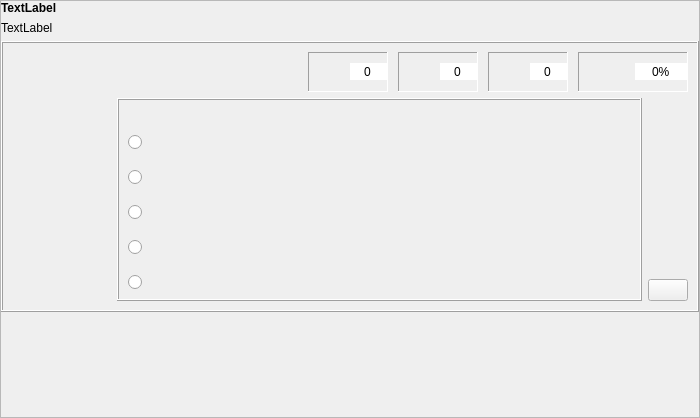
<?xml version="1.0" encoding="UTF-8"?>
<ui version="4.0">
 <class>vortoludo</class>
 <widget class="QFrame" name="vortoludo">
  <property name="geometry">
   <rect>
    <x>0</x>
    <y>0</y>
    <width>700</width>
    <height>418</height>
   </rect>
  </property>
  <property name="windowTitle">
   <string>Frame</string>
  </property>
  <property name="frameShape">
   <enum>QFrame::StyledPanel</enum>
  </property>
  <property name="frameShadow">
   <enum>QFrame::Raised</enum>
  </property>
  <property name="tipo" stdset="0">
   <string>senborda</string>
  </property>
  <layout class="QVBoxLayout" name="verticalLayout_5">
   <property name="margin">
    <number>0</number>
   </property>
   <item>
    <widget class="titolo" name="Ekz_Vort1">
     <property name="sizePolicy">
      <sizepolicy hsizetype="Preferred" vsizetype="Maximum">
       <horstretch>0</horstretch>
       <verstretch>0</verstretch>
      </sizepolicy>
     </property>
     <property name="maximumSize">
      <size>
       <width>16777215</width>
       <height>30</height>
      </size>
     </property>
     <property name="font">
      <font>
       <weight>75</weight>
       <bold>true</bold>
      </font>
     </property>
     <property name="text">
      <string notr="true">TextLabel</string>
     </property>
     <property name="wordWrap">
      <bool>true</bool>
     </property>
    </widget>
   </item>
   <item>
    <widget class="QLabel" name="Ekz_Vort2">
     <property name="sizePolicy">
      <sizepolicy hsizetype="Preferred" vsizetype="Preferred">
       <horstretch>0</horstretch>
       <verstretch>0</verstretch>
      </sizepolicy>
     </property>
     <property name="text">
      <string notr="true">TextLabel</string>
     </property>
     <property name="wordWrap">
      <bool>true</bool>
     </property>
    </widget>
   </item>
   <item>
    <widget class="QFrame" name="frame">
     <property name="frameShape">
      <enum>QFrame::Box</enum>
     </property>
     <property name="frameShadow">
      <enum>QFrame::Raised</enum>
     </property>
     <property name="tipo" stdset="0">
      <string>markebla</string>
     </property>
     <layout class="QVBoxLayout" name="verticalLayout_3">
      <item>
       <layout class="QHBoxLayout" name="horizontalLayout_8">
        <property name="spacing">
         <number>10</number>
        </property>
        <item>
         <widget class="QFrame" name="frame_10">
          <property name="minimumSize">
           <size>
            <width>80</width>
            <height>40</height>
           </size>
          </property>
          <property name="maximumSize">
           <size>
            <width>16777215</width>
            <height>16777215</height>
           </size>
          </property>
          <property name="autoFillBackground">
           <bool>false</bool>
          </property>
          <property name="frameShape">
           <enum>QFrame::NoFrame</enum>
          </property>
          <property name="frameShadow">
           <enum>QFrame::Sunken</enum>
          </property>
          <layout class="QHBoxLayout" name="horizontalLayout_2">
           <property name="spacing">
            <number>1</number>
           </property>
           <property name="margin">
            <number>0</number>
           </property>
           <item>
            <widget class="QPushButton" name="BitBtn18">
             <property name="text">
              <string notr="true"/>
             </property>
             <property name="iconSize">
              <size>
               <width>32</width>
               <height>32</height>
              </size>
             </property>
             <property name="flat">
              <bool>true</bool>
             </property>
             <property name="tipo" stdset="0">
              <string>komenci</string>
             </property>
            </widget>
           </item>
           <item>
            <widget class="QPushButton" name="BitBtn20">
             <property name="enabled">
              <bool>false</bool>
             </property>
             <property name="text">
              <string notr="true"/>
             </property>
             <property name="iconSize">
              <size>
               <width>32</width>
               <height>32</height>
              </size>
             </property>
             <property name="flat">
              <bool>true</bool>
             </property>
             <property name="tipo" stdset="0">
              <string>halti</string>
             </property>
            </widget>
           </item>
          </layout>
         </widget>
        </item>
        <item>
         <spacer name="horizontalSpacer_10">
          <property name="orientation">
           <enum>Qt::Horizontal</enum>
          </property>
          <property name="sizeHint" stdset="0">
           <size>
            <width>13</width>
            <height>20</height>
           </size>
          </property>
         </spacer>
        </item>
        <item>
         <widget class="QFrame" name="frame_11">
          <property name="minimumSize">
           <size>
            <width>80</width>
            <height>40</height>
           </size>
          </property>
          <property name="maximumSize">
           <size>
            <width>16777215</width>
            <height>16777215</height>
           </size>
          </property>
          <property name="autoFillBackground">
           <bool>false</bool>
          </property>
          <property name="frameShape">
           <enum>QFrame::Panel</enum>
          </property>
          <property name="frameShadow">
           <enum>QFrame::Sunken</enum>
          </property>
          <property name="tipo" stdset="0">
           <string>shilda</string>
          </property>
          <layout class="QHBoxLayout" name="horizontalLayout_3">
           <property name="spacing">
            <number>1</number>
           </property>
           <property name="leftMargin">
            <number>2</number>
           </property>
           <property name="topMargin">
            <number>0</number>
           </property>
           <property name="rightMargin">
            <number>0</number>
           </property>
           <property name="bottomMargin">
            <number>0</number>
           </property>
           <item>
            <widget class="QLabel" name="label_53">
             <property name="text">
              <string notr="true"/>
             </property>
             <property name="pixmap">
              <pixmap resource="ikonoj.qrc">:/ikonoj/kubeto.png</pixmap>
             </property>
             <property name="alignment">
              <set>Qt::AlignCenter</set>
             </property>
            </widget>
           </item>
           <item>
            <widget class="QSpinBox" name="Placar1">
             <property name="font">
              <font>
               <weight>50</weight>
               <bold>false</bold>
              </font>
             </property>
             <property name="frame">
              <bool>false</bool>
             </property>
             <property name="alignment">
              <set>Qt::AlignCenter</set>
             </property>
             <property name="readOnly">
              <bool>true</bool>
             </property>
             <property name="buttonSymbols">
              <enum>QAbstractSpinBox::NoButtons</enum>
             </property>
             <property name="tipo" stdset="0">
              <string>shilda</string>
             </property>
            </widget>
           </item>
          </layout>
         </widget>
        </item>
        <item>
         <widget class="QFrame" name="frame_12">
          <property name="minimumSize">
           <size>
            <width>80</width>
            <height>40</height>
           </size>
          </property>
          <property name="maximumSize">
           <size>
            <width>16777215</width>
            <height>16777215</height>
           </size>
          </property>
          <property name="autoFillBackground">
           <bool>false</bool>
          </property>
          <property name="frameShape">
           <enum>QFrame::Panel</enum>
          </property>
          <property name="frameShadow">
           <enum>QFrame::Sunken</enum>
          </property>
          <property name="tipo" stdset="0">
           <string>shilda</string>
          </property>
          <layout class="QHBoxLayout" name="horizontalLayout_4">
           <property name="spacing">
            <number>1</number>
           </property>
           <property name="leftMargin">
            <number>2</number>
           </property>
           <property name="topMargin">
            <number>0</number>
           </property>
           <property name="rightMargin">
            <number>0</number>
           </property>
           <property name="bottomMargin">
            <number>0</number>
           </property>
           <item>
            <widget class="QLabel" name="label_54">
             <property name="text">
              <string notr="true"/>
             </property>
             <property name="pixmap">
              <pixmap resource="ikonoj.qrc">:/ikonoj/ekzercoj/bone.png</pixmap>
             </property>
             <property name="scaledContents">
              <bool>false</bool>
             </property>
             <property name="alignment">
              <set>Qt::AlignCenter</set>
             </property>
            </widget>
           </item>
           <item>
            <widget class="QSpinBox" name="Placar2">
             <property name="font">
              <font>
               <weight>50</weight>
               <bold>false</bold>
              </font>
             </property>
             <property name="frame">
              <bool>false</bool>
             </property>
             <property name="alignment">
              <set>Qt::AlignCenter</set>
             </property>
             <property name="readOnly">
              <bool>true</bool>
             </property>
             <property name="buttonSymbols">
              <enum>QAbstractSpinBox::NoButtons</enum>
             </property>
             <property name="tipo" stdset="0">
              <string>shilda</string>
             </property>
            </widget>
           </item>
          </layout>
         </widget>
        </item>
        <item>
         <widget class="QFrame" name="frame_36">
          <property name="minimumSize">
           <size>
            <width>80</width>
            <height>40</height>
           </size>
          </property>
          <property name="maximumSize">
           <size>
            <width>16777215</width>
            <height>16777215</height>
           </size>
          </property>
          <property name="autoFillBackground">
           <bool>false</bool>
          </property>
          <property name="frameShape">
           <enum>QFrame::Panel</enum>
          </property>
          <property name="frameShadow">
           <enum>QFrame::Sunken</enum>
          </property>
          <property name="tipo" stdset="0">
           <string>shilda</string>
          </property>
          <layout class="QHBoxLayout" name="horizontalLayout_5">
           <property name="spacing">
            <number>1</number>
           </property>
           <property name="leftMargin">
            <number>2</number>
           </property>
           <property name="topMargin">
            <number>0</number>
           </property>
           <property name="rightMargin">
            <number>0</number>
           </property>
           <property name="bottomMargin">
            <number>0</number>
           </property>
           <item>
            <widget class="QLabel" name="label_55">
             <property name="minimumSize">
              <size>
               <width>0</width>
               <height>0</height>
              </size>
             </property>
             <property name="text">
              <string notr="true"/>
             </property>
             <property name="pixmap">
              <pixmap resource="ikonoj.qrc">:/ikonoj/ekzercoj/malbone.png</pixmap>
             </property>
             <property name="scaledContents">
              <bool>false</bool>
             </property>
             <property name="alignment">
              <set>Qt::AlignCenter</set>
             </property>
            </widget>
           </item>
           <item>
            <widget class="QSpinBox" name="Placar3">
             <property name="minimumSize">
              <size>
               <width>0</width>
               <height>0</height>
              </size>
             </property>
             <property name="font">
              <font>
               <weight>50</weight>
               <bold>false</bold>
              </font>
             </property>
             <property name="frame">
              <bool>false</bool>
             </property>
             <property name="alignment">
              <set>Qt::AlignCenter</set>
             </property>
             <property name="readOnly">
              <bool>true</bool>
             </property>
             <property name="buttonSymbols">
              <enum>QAbstractSpinBox::NoButtons</enum>
             </property>
             <property name="value">
              <number>0</number>
             </property>
             <property name="tipo" stdset="0">
              <string>shilda</string>
             </property>
            </widget>
           </item>
          </layout>
         </widget>
        </item>
        <item>
         <widget class="QFrame" name="frame_37">
          <property name="minimumSize">
           <size>
            <width>110</width>
            <height>40</height>
           </size>
          </property>
          <property name="maximumSize">
           <size>
            <width>16777215</width>
            <height>16777215</height>
           </size>
          </property>
          <property name="autoFillBackground">
           <bool>false</bool>
          </property>
          <property name="frameShape">
           <enum>QFrame::Panel</enum>
          </property>
          <property name="frameShadow">
           <enum>QFrame::Sunken</enum>
          </property>
          <property name="tipo" stdset="0">
           <string>shilda</string>
          </property>
          <layout class="QHBoxLayout" name="horizontalLayout_6">
           <property name="spacing">
            <number>1</number>
           </property>
           <property name="leftMargin">
            <number>2</number>
           </property>
           <property name="topMargin">
            <number>0</number>
           </property>
           <property name="rightMargin">
            <number>0</number>
           </property>
           <property name="bottomMargin">
            <number>0</number>
           </property>
           <item>
            <widget class="QLabel" name="label_56">
             <property name="text">
              <string notr="true"/>
             </property>
             <property name="pixmap">
              <pixmap resource="ikonoj.qrc">:/ikonoj/kalkulilo.png</pixmap>
             </property>
             <property name="scaledContents">
              <bool>false</bool>
             </property>
             <property name="alignment">
              <set>Qt::AlignCenter</set>
             </property>
            </widget>
           </item>
           <item>
            <widget class="QSpinBox" name="Placar4">
             <property name="font">
              <font>
               <weight>50</weight>
               <bold>false</bold>
              </font>
             </property>
             <property name="frame">
              <bool>false</bool>
             </property>
             <property name="alignment">
              <set>Qt::AlignCenter</set>
             </property>
             <property name="readOnly">
              <bool>true</bool>
             </property>
             <property name="buttonSymbols">
              <enum>QAbstractSpinBox::NoButtons</enum>
             </property>
             <property name="suffix">
              <string>%</string>
             </property>
             <property name="maximum">
              <number>100</number>
             </property>
             <property name="value">
              <number>0</number>
             </property>
             <property name="tipo" stdset="0">
              <string>shilda</string>
             </property>
            </widget>
           </item>
          </layout>
         </widget>
        </item>
       </layout>
      </item>
      <item>
       <layout class="QHBoxLayout" name="horizontalLayout_7" stretch="1,5,0">
        <item>
         <spacer name="horizontalSpacer">
          <property name="orientation">
           <enum>Qt::Horizontal</enum>
          </property>
          <property name="sizeType">
           <enum>QSizePolicy::Expanding</enum>
          </property>
          <property name="sizeHint" stdset="0">
           <size>
            <width>100</width>
            <height>20</height>
           </size>
          </property>
         </spacer>
        </item>
        <item>
         <widget class="QFrame" name="Grupo">
          <property name="sizePolicy">
           <sizepolicy hsizetype="Preferred" vsizetype="Expanding">
            <horstretch>0</horstretch>
            <verstretch>0</verstretch>
           </sizepolicy>
          </property>
          <property name="minimumSize">
           <size>
            <width>0</width>
            <height>0</height>
           </size>
          </property>
          <property name="frameShape">
           <enum>QFrame::Box</enum>
          </property>
          <property name="frameShadow">
           <enum>QFrame::Raised</enum>
          </property>
          <property name="tipo" stdset="0">
           <string>ekzerca</string>
          </property>
          <layout class="QVBoxLayout" name="verticalLayout_4">
           <property name="spacing">
            <number>12</number>
           </property>
           <item>
            <widget class="titolo" name="Vorto">
             <property name="text">
              <string notr="true"/>
             </property>
             <property name="tipo" stdset="0">
              <string>esperanta</string>
             </property>
             <property name="lingvo" stdset="0">
              <string>eo</string>
             </property>
            </widget>
           </item>
           <item>
            <layout class="QVBoxLayout" name="verticalLayout">
             <property name="spacing">
              <number>20</number>
             </property>
             <item>
              <widget class="QRadioButton" name="frazo0">
               <property name="font">
                <font>
                 <pointsize>12</pointsize>
                </font>
               </property>
               <property name="text">
                <string notr="true"/>
               </property>
               <property name="lingvo" stdset="0">
                <string>traduko</string>
               </property>
              </widget>
             </item>
             <item>
              <widget class="QRadioButton" name="frazo1">
               <property name="font">
                <font>
                 <pointsize>12</pointsize>
                </font>
               </property>
               <property name="text">
                <string notr="true"/>
               </property>
               <property name="lingvo" stdset="0">
                <string>traduko</string>
               </property>
              </widget>
             </item>
             <item>
              <widget class="QRadioButton" name="frazo2">
               <property name="font">
                <font>
                 <pointsize>12</pointsize>
                </font>
               </property>
               <property name="text">
                <string notr="true"/>
               </property>
               <property name="lingvo" stdset="0">
                <string>traduko</string>
               </property>
              </widget>
             </item>
             <item>
              <widget class="QRadioButton" name="frazo3">
               <property name="font">
                <font>
                 <pointsize>12</pointsize>
                </font>
               </property>
               <property name="text">
                <string notr="true"/>
               </property>
               <property name="lingvo" stdset="0">
                <string>traduko</string>
               </property>
              </widget>
             </item>
             <item>
              <widget class="QRadioButton" name="frazo4">
               <property name="font">
                <font>
                 <pointsize>12</pointsize>
                </font>
               </property>
               <property name="text">
                <string notr="true"/>
               </property>
               <property name="lingvo" stdset="0">
                <string>traduko</string>
               </property>
              </widget>
             </item>
            </layout>
           </item>
          </layout>
         </widget>
        </item>
        <item>
         <layout class="QVBoxLayout" name="verticalLayout_2">
          <item>
           <spacer name="horizontalSpacer_2">
            <property name="orientation">
             <enum>Qt::Vertical</enum>
            </property>
            <property name="sizeHint" stdset="0">
             <size>
              <width>20</width>
              <height>48</height>
             </size>
            </property>
           </spacer>
          </item>
          <item>
           <widget class="QPushButton" name="printilo_ps">
            <property name="enabled">
             <bool>true</bool>
            </property>
            <property name="sizePolicy">
             <sizepolicy hsizetype="Maximum" vsizetype="Fixed">
              <horstretch>0</horstretch>
              <verstretch>0</verstretch>
             </sizepolicy>
            </property>
            <property name="minimumSize">
             <size>
              <width>0</width>
              <height>0</height>
             </size>
            </property>
            <property name="maximumSize">
             <size>
              <width>16777215</width>
              <height>16777215</height>
             </size>
            </property>
            <property name="text">
             <string notr="true"/>
            </property>
            <property name="iconSize">
             <size>
              <width>96</width>
              <height>32</height>
             </size>
            </property>
            <property name="tipo" stdset="0">
             <string>printi_ekzercon</string>
            </property>
           </widget>
          </item>
         </layout>
        </item>
       </layout>
      </item>
     </layout>
    </widget>
   </item>
   <item>
    <spacer name="verticalSpacer">
     <property name="orientation">
      <enum>Qt::Vertical</enum>
     </property>
     <property name="sizeHint" stdset="0">
      <size>
       <width>20</width>
       <height>40</height>
      </size>
     </property>
    </spacer>
   </item>
  </layout>
 </widget>
 <customwidgets>
  <customwidget>
   <class>titolo</class>
   <extends>QLabel</extends>
   <header>titolo.h</header>
  </customwidget>
 </customwidgets>
 <resources>
  <include location="ikonoj.qrc"/>
 </resources>
 <connections/>
</ui>
